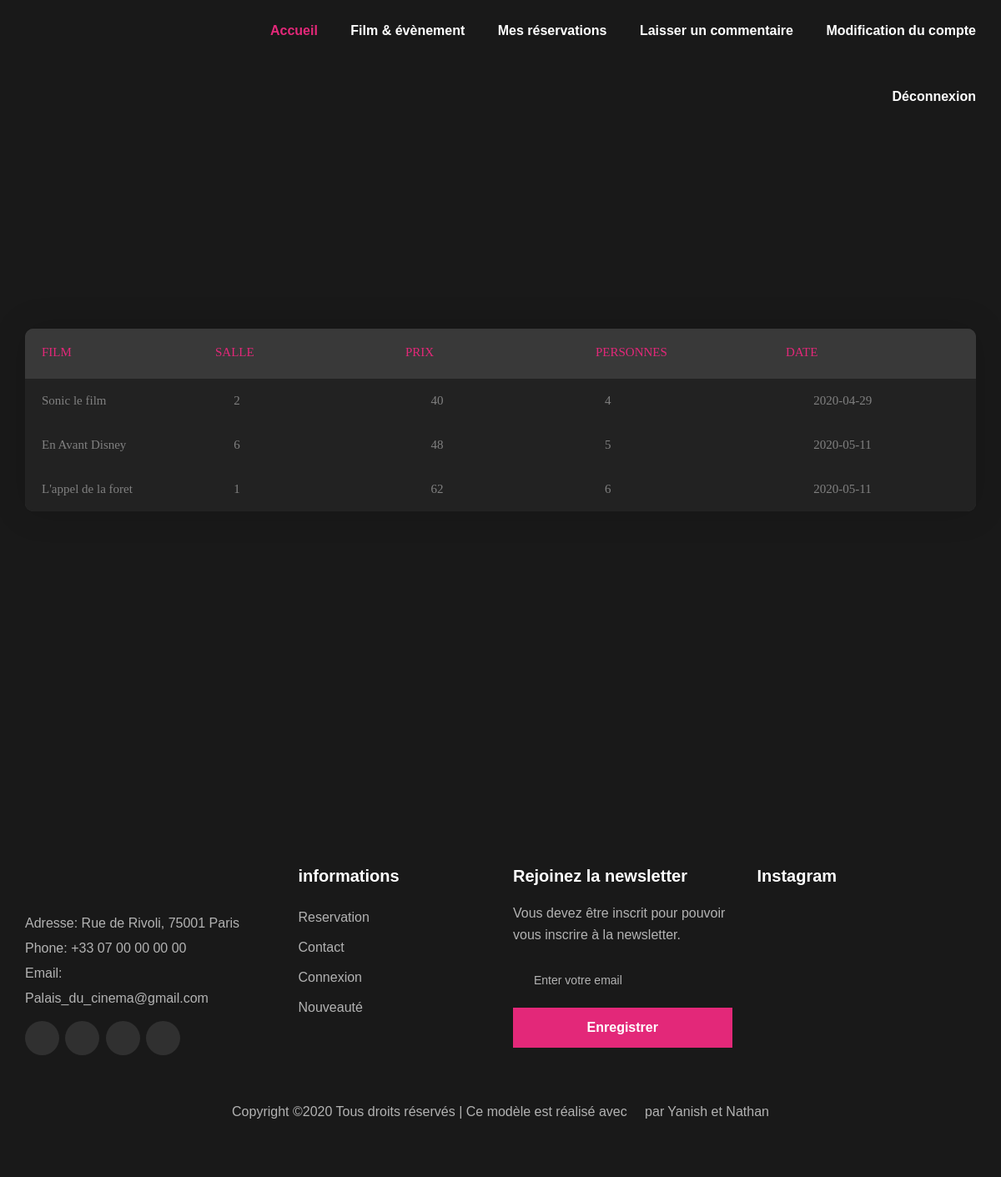
/View/reservation_client.php (signed in), run on an earlier commit of the app's database.
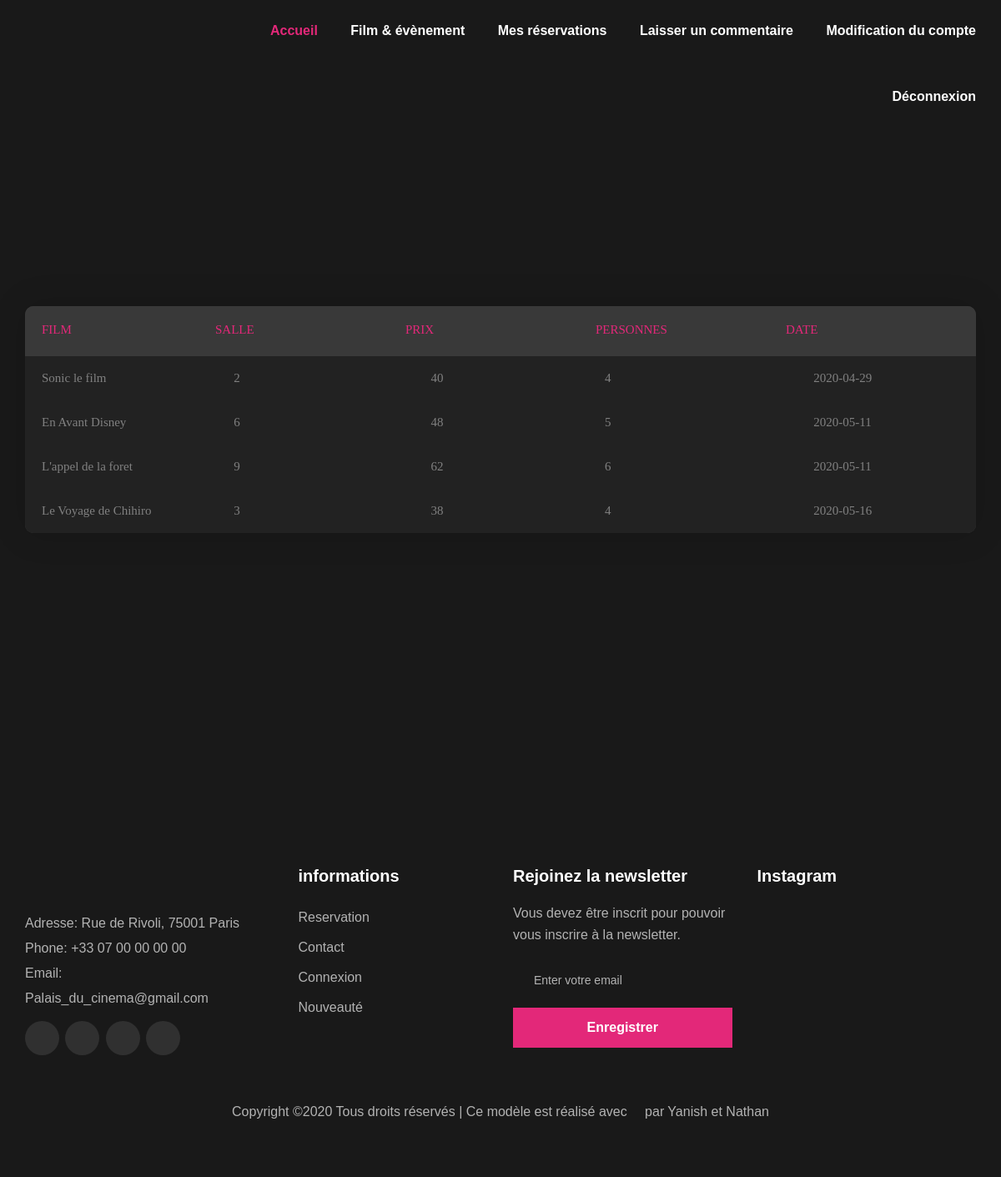
And on a later commit of the database.
### tables this page shows
CREATE TABLE IF NOT EXISTS `reservation` (
  `id` int(11) NOT NULL AUTO_INCREMENT,
  `nom` varchar(50) NOT NULL,
  `tel` varchar(20) NOT NULL,
  `num_salle` int(11) NOT NULL,
  `prix` int(11) NOT NULL,
  `nb_pers` int(11) NOT NULL,
  `date_prevue` varchar(10) NOT NULL,
  `reservation` varchar(100) NOT NULL,
  PRIMARY KEY (`id`),
  KEY `fk_nom` (`nom`),
  KEY `fk_tel` (`tel`),
  KEY `fk_num_salle` (`num_salle`)
);

CREATE TABLE IF NOT EXISTS `salle` (
  `id` int(11) NOT NULL AUTO_INCREMENT,
  `num` int(11) NOT NULL,
  `film` varchar(50) NOT NULL,
  `description` text NOT NULL,
  `3D` char(3) NOT NULL,
  `nb_places` int(11) UNSIGNED NOT NULL,
  `places_restantes` int(11) UNSIGNED NOT NULL,
  PRIMARY KEY (`id`),
  UNIQUE KEY `film` (`film`),
  KEY `num` (`num`)
);

### View/reservation_client.php (the view, shortened to what the changed rows need)
<!DOCTYPE html>
<html lang="en">
<head>
	<link rel="stylesheet" type="text/css" href="../tableau/vendor/bootstrap/css/bootstrap.min.css">
	<link rel="stylesheet" type="text/css" href="../tableau/fonts/font-awesome-4.7.0/css/font-awesome.min.css">
	<link rel="stylesheet" type="text/css" href="../tableau/vendor/animate/animate.css">
	<link rel="stylesheet" type="text/css" href="../tableau/vendor/select2/select2.min.css">
	<link rel="stylesheet" type="text/css" href="../tableau/vendor/perfect-scrollbar/perfect-scrollbar.css">
	<link rel="stylesheet" type="text/css" href="../tableau/css/util.css">
	<link rel="stylesheet" type="text/css" href="../tableau/css/main.css">
  <link rel="stylesheet" type="text/css" href="../tableau/css/style.css">
	<link rel="stylesheet" type="text/css" href="../tableau/css/style2.css">
<link rel="stylesheet" href="../css/bootstrap.min.css" type="text/css">
<link rel="stylesheet" href="../css/font-awesome.min.css" type="text/css">
<link rel="stylesheet" href="../css/themify-icons.css" type="text/css">
<link rel="stylesheet" href="../css/owl.carousel.min.css" type="text/css">
<link rel="stylesheet" href="../css/magnific-popup.css" type="text/css">
<link rel="stylesheet" href="../css/slicknav.min.css" type="text/css">
<link rel="stylesheet" href="../css/style.css" type="text/css">
</head>
<body>
	<?php
	try{
		$bdd= new PDO('mysql:host=localhost;dbname=cine; charset=utf8','root','');
	}
	catch (Exception $e){
		die('Erreur:'.$e->getMessage());
	}
	?>
		<div class="container-table100">
			<div class="wrap-table100">
        <div class="table100 ver3 m-b-110">
					<div class="table100-head">
						<table>
							<thead>
								<tr class="row100 head">
									<th class="cell100 column1">Film</th>
									<th class="cell100 column2">Salle</th>
									<th class="cell100 column3">Prix</th>
									<th class="cell100 column4">Personnes</th>
									<th class="cell100 column5">Date</th>
								</tr>
							</thead>
						</table>
					</div>
					<div class="table100-body js-pscroll">
						<table>
							<tbody>
								<?php
								$req = $bdd->prepare('SELECT film, num_salle, prix, nb_pers, date_prevue FROM reservation INNER JOIN salle ON num_salle=num WHERE nom=?');
                $req->execute(array($_SESSION['nom']));
								$donnees= $req->fetchall();
								foreach ($donnees as $value) {
									echo '<tr class="row100 body">
												<td class="cell100 column1">'.$value["film"].'</td>
												<td class="cell100 column2">'.$value["num_salle"].'</td>
												<td class="cell100 column3">'.$value["prix"].'</td>
												<td class="cell100 column4">'.$value["nb_pers"].'</td>
												<td class="cell100 column5">'.$value["date_prevue"].'</td>
												</tr>';
								}
								?>
							</tbody>
						</table>
					</div>
				</div>
			</div>
		</div>
</body>
</html>

What changed in the data, as far as the page shows it:
changed reservation "L'appel de la foret": num_salle "1" → "9"
added reservation: salle.film "Le Voyage de Chihiro", num_salle "3", prix "38", nb_pers "4", date_prevue "2020-05-16"
